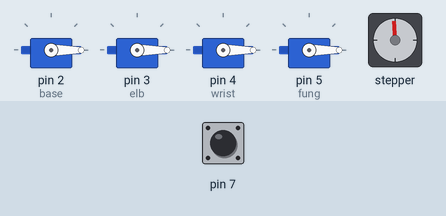
Simulated run of this sketch. Board: Arduino Nano, built with avr-gcc and run on an emulated ATmega328P. On the bench: 4 × servo, stepper motor. The test bench sets the inputs (shaded band); at power-on: pin 7 HIGH. Stepper angles assume 4096 steps per turn.

Above: at 0.05 s.
At 1.9 s:
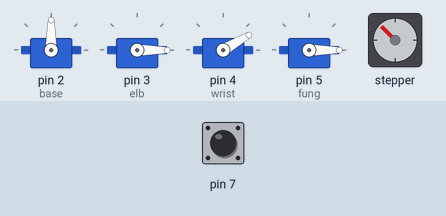
At 3.8 s:
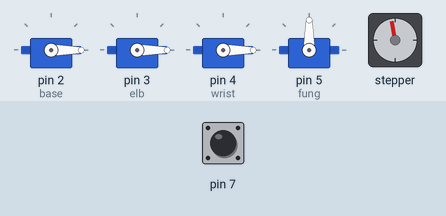
At 7.6 s:
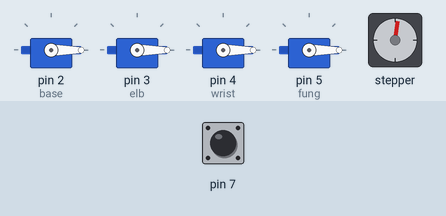
At 12.1 s:
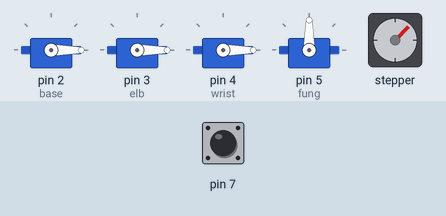
At 16.65 s:
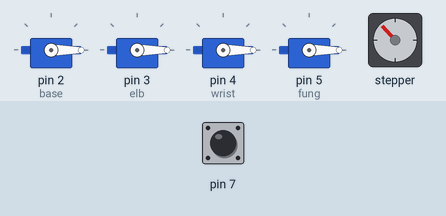
Timing chart, 0 to 20.3 s (numbered marks = the images above):
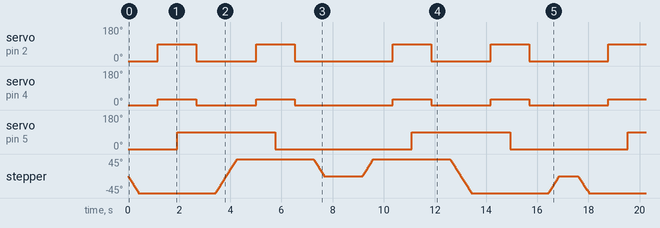

The sketch:

heta.ino
```cpp
/*
 *
 *
 * https://github.com/tyhenry/CheapStepper
 *
 *
 */
#include <Servo.h>
#include <CheapStepper.h>

Servo base;//  base
Servo elb;//  elbow
Servo wrist;//  wrist
Servo fung;//  fingers
CheapStepper bae(10,11,12,13);//  base
const int some=8;
const int dv = 750;

void setup(){

    bae.setRpm(18);
    base.attach(2);
    elb.attach(3);
    wrist.attach(4);
    fung.attach(5);
    Serial.begin(9600);
    pinMode(7,INPUT_PULLUP);
    base.write(0);
    elb.write(0);
    wrist.write(0);
    fung.write(0);

}

void loop(){

    if(digitalRead(7)==HIGH){

        bae.moveDegreesCCW(45);
        d();
        come();
        d();
        ilike();
        d();
        go();
        d();
        bae.moveDegreesCW(90);
        d();
        come();
        d();
        allyssa();
        d();
        go();
        d();
        bae.moveDegreesCCW(45);//end of 1
        d();
        d();//divider
        bae.moveDegreesCW(45);
        d();
        come();
        d();
        ilike();
        d();
        go();
        d();
        bae.moveDegreesCCW(90);
        d();
        come();
        d();
        allyssa();
        d();
        go();
        d();
        bae.moveDegreesCW(45);//end of 2
        d();//done

    }

}

void d(){delay(dv);}
void ilike(){fung.write(90);}
void allyssa(){fung.write(0);}
void come(){

  base.write(90);
  elb.write(-90);
  wrist.write(30);

}
void go(){

  base.write(0);
  elb.write(0);
  wrist.write(0);

}
```

Measured:
- by itself, servo on pin 2 (base): repeats every 17.6 s: 0° 2.3 s, 90° 1.5 s, 0° 3.8 s, 90° 1.5 s, 0° 2.3 s, 90° 1.5 s, 0° 3.1 s, 90° 1.5 s
- by itself, servo on pin 4 (wrist): repeats every 17.6 s: 0° 2.3 s, 30° 1.5 s, 0° 3.8 s, 30° 1.5 s, 0° 2.3 s, 30° 1.5 s, 0° 3.1 s, 30° 1.5 s
- by itself, servo on pin 5 (fung): 0° → 90° at 1.9 s, → 0° 3.8 s later, → 90° 5.3 s later, → 0° 3.8 s later, … (9 changes in this stretch)
